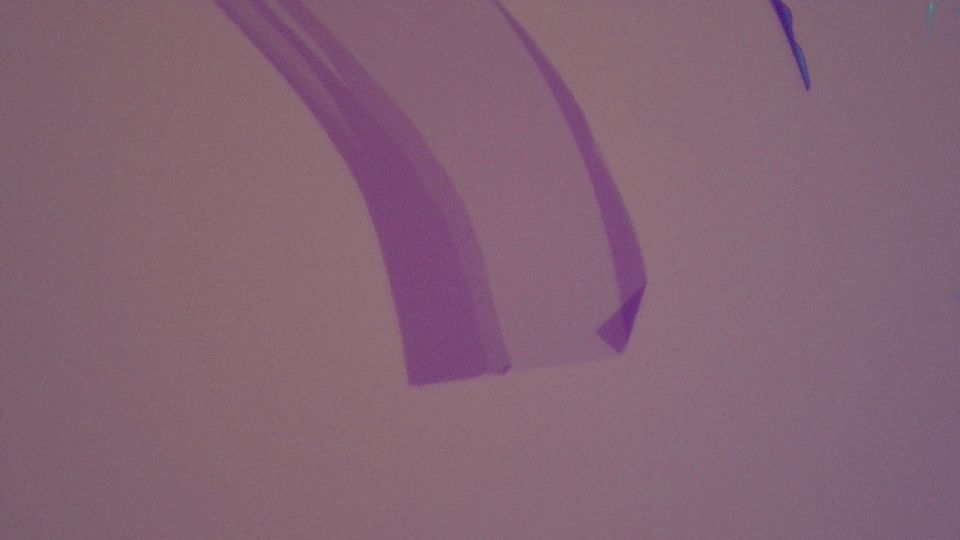
#> input picture test_images/IMG_2909.jpg, 1920 x 1080 px, found by its file name (shown at 1/2 size)
$ python speed_entropy.py test_images/IMG_2909.jpg
#> lines starting #> are read from the running program, lines starting #| are printed output that depends on the picture; after the words box and inside, x2 and y2 are one past the last pixel; in counts of white or black regions, pixels touching at a corner belong together
import cv2
from time import time
import os
import sys
import numpy as np
import matplotlib.pyplot as plt
from skimage.color import rgb2gray
from skimage.morphology import disk
from skimage.filters.rank import entropy
from scipy.ndimage import label
import warnings
import concurrent.futures

warnings.simplefilter('ignore', UserWarning)

def subdivide(image, n):
    """
    Splits the input image into n^2 equal subsections.

    Args:
        image (np.ndarray): Input image (2D or 3D array).
        n (int): Number of subdivisions per axis.

    Returns:
        list: A list of n^2 image subsections (as numpy arrays).
    """
    h, w = image.shape[:2]
    h_step = h // n
    w_step = w // n
    sections = []
    for i in range(n):
        for j in range(n):
            section = image[i*h_step:(i+1)*h_step, j*w_step:(j+1)*w_step]
            sections.append(section)
    return sections

def combine_sections(sections, n):
    """
    Combines a list of n^2 image subsections into the original image.

    Args:
        sections (list): List of n^2 numpy arrays (subsections).
        n (int): Number of subdivisions per axis.

    Returns:
        np.ndarray: The reconstructed image.
    """
    # Get the shape of each subsection
    h_sub, w_sub = sections[0].shape[:2]
    # Determine if image is grayscale or color
    if sections[0].ndim == 3:
        channels = sections[0].shape[2]
        image = np.zeros((n * h_sub, n * w_sub, channels), dtype=sections[0].dtype)
    else:
        image = np.zeros((n * h_sub, n * w_sub), dtype=sections[0].dtype)
    # Place each section in the correct position
    idx = 0
    for i in range(n):
        for j in range(n):
            image[i*h_sub:(i+1)*h_sub, j*w_sub:(j+1)*w_sub] = sections[idx]
            idx += 1
    return image


# Subdivide and parallel process entropy of image
if __name__ == '__main__':
    # image_path = os.listdir("../monolayerGraphene/monolayer_Graphene/")[int(sys.argv[1])]
    g1 = cv2.imread(f'../monolayerGraphene/monolayer_Graphene/{sys.argv[1]}')
#> g1 is the input picture: shape (1080, 1920, 3); mean B, G, R 115.9, 99.8, 131.7
    g1 = cv2.cvtColor(g1, cv2.COLOR_BGR2RGB)
    shrink = 2
    g1 = cv2.resize(g1, (int(g1.shape[1]/shrink), int(g1.shape[0]/shrink)))
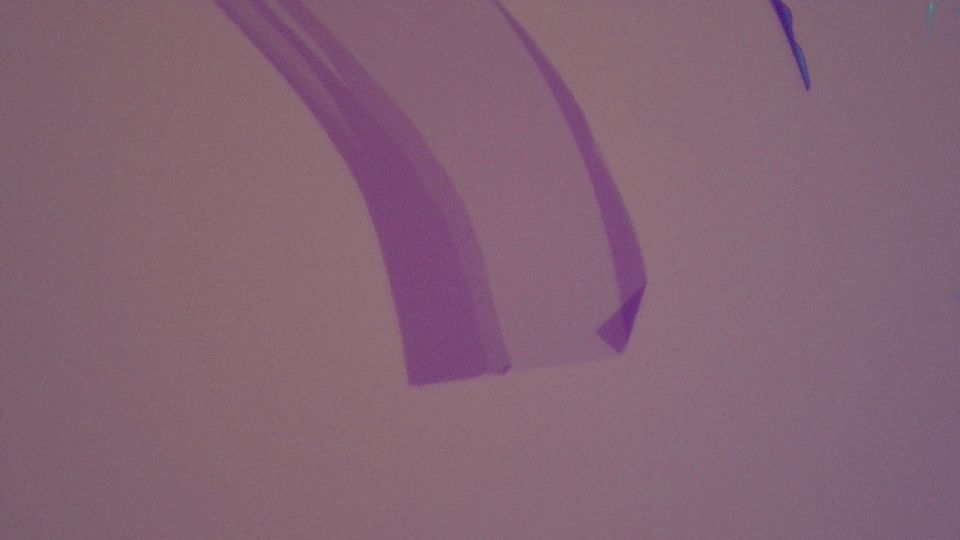
#> g1: shape (540, 960, 3); mean R, G, B 131.8, 99.9, 116

    input = rgb2gray(g1)
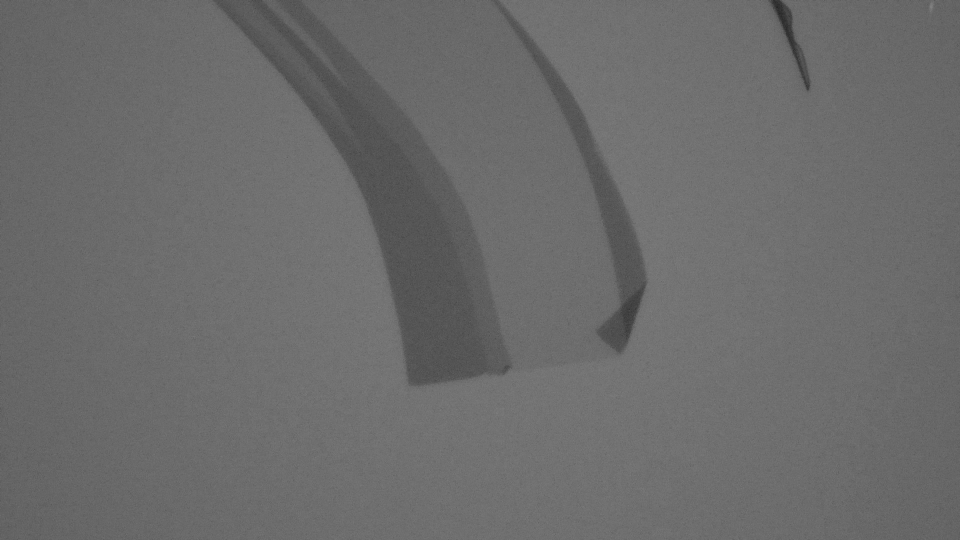
#> input: shape (540, 960) float64; min 0.147, max 0.506, mean 0.423
    n = 3
    sections = subdivide(input, n)
#> after the loop in subdivide, `for i in range(n):`: sections = 9 items
#> sections = 9 items
    footprint = disk(15)

    check1 = time()

    with concurrent.futures.ThreadPoolExecutor() as executor:
        futures = [executor.submit(entropy, section, footprint) for section in sections]
#> futures = 9 items
        entropied_sections = [f.result() for f in futures]
#> entropied_sections = 9 items

    check2 = time()
    print(check2 - check1)

    entropied = combine_sections(entropied_sections, n)
#> after the loop in combine_sections, `for i in range(n):`:
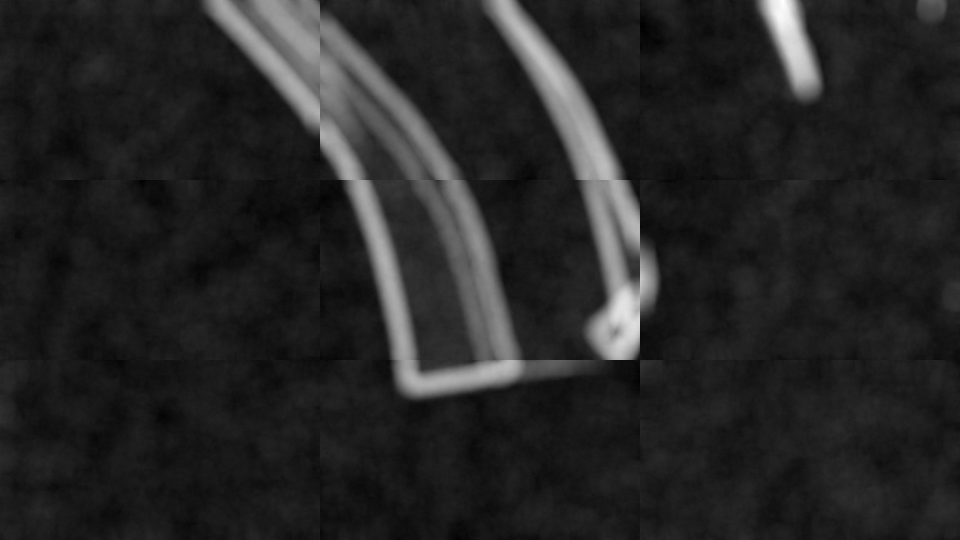
#> image: shape (540, 960) float64; min 2.96, max 5.88, mean 3.4; drawn with min black and max white
#> after the loop in combine_sections, `for i in range(n):`: idx = 9
    entropied = (entropied/np.max(entropied))
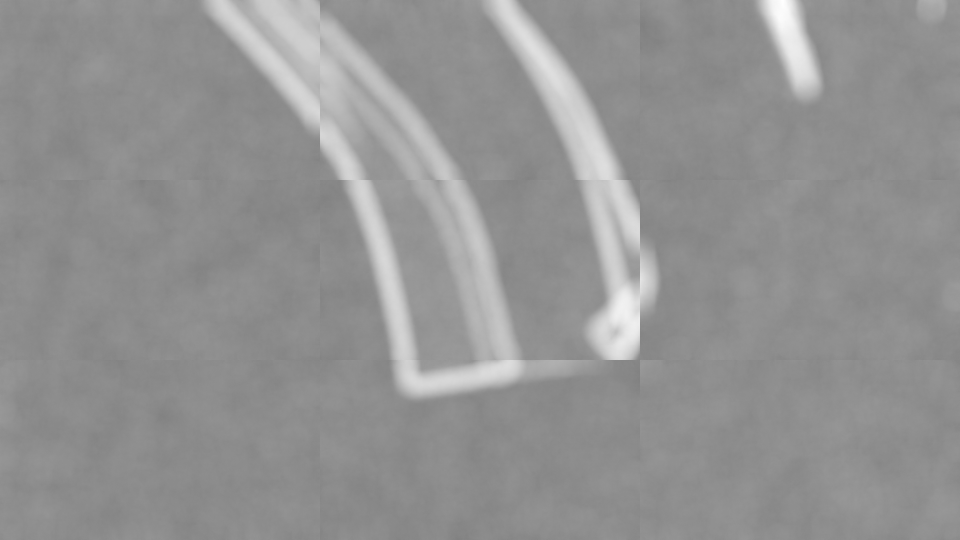
#> entropied: shape (540, 960) float64; min 0.503, max 1, mean 0.578
    entropied = np.pow(entropied, 2.5)
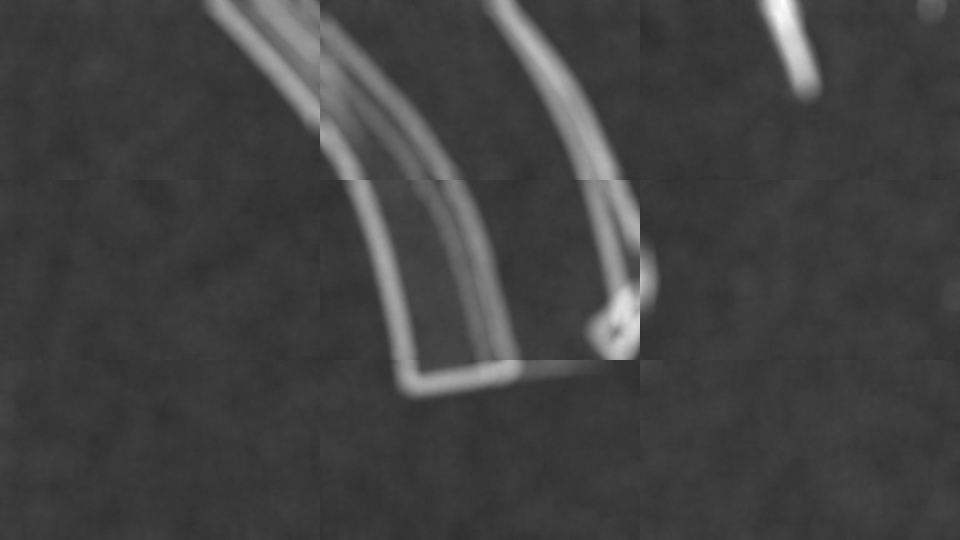
#> entropied: shape (540, 960) float64; min 0.18, max 1, mean 0.261
    threshold = np.percentile(entropied, 75) * 1.25
#> threshold = 0.303
    edges = entropied < threshold
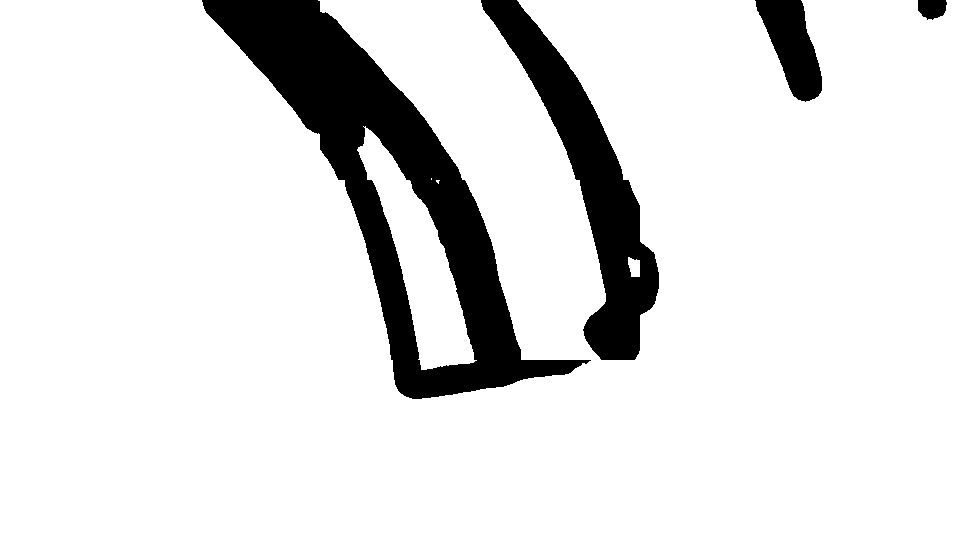
#> edges: shape (540, 960) bool; 88.2% white; 4 black regions, box (x1, y1, x2, y2) and area: (202, 0, 591, 399) 39304, (481, 0, 659, 360) 17420, (755, 0, 822, 102) 3847, (918, 0, 947, 20) 466
    masks, num_masks = label(edges)
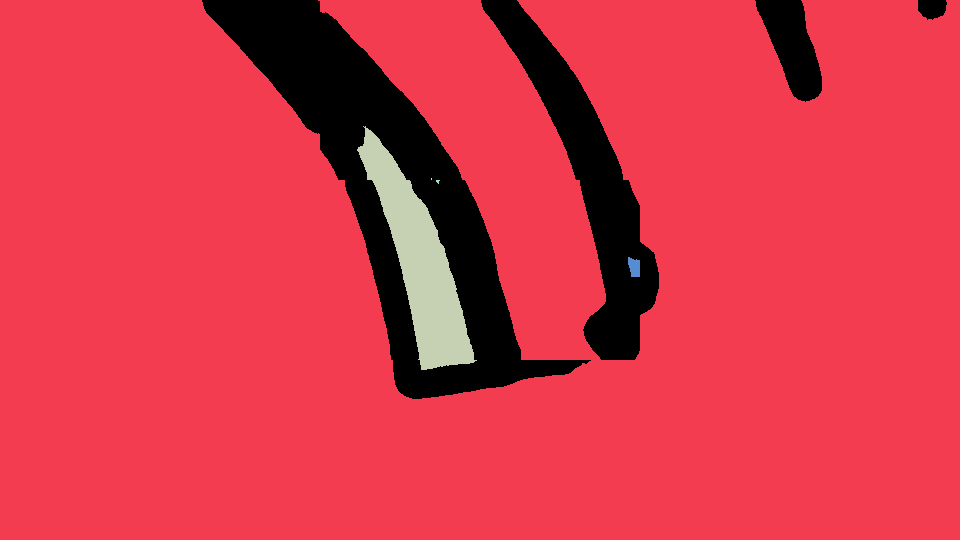
#> masks: shape (540, 960) int32; 7 distinct labels, from 0 to 6; one colour per label, 0 black
#> num_masks = 6
    print(num_masks)
#| 6

    fig, axs = plt.subplots(1, 3, figsize=(10,10))
    axs[0].imshow(masks, cmap='inferno')
    axs[0].axis('off')

    axs[1].imshow(edges, cmap='inferno')
    axs[1].axis('off')

    axs[2].imshow(entropied, cmap='inferno')
    axs[2].axis('off')

    plt.tight_layout()
    plt.show()
